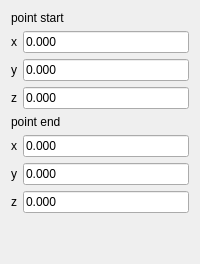
          <widget class="QWidget" name="page">
           <layout class="QGridLayout" name="gridLayout_8">
            <item row="1" column="0">
             <layout class="QGridLayout" name="gridLayout_7">
              <item row="2" column="0">
               <widget class="QLabel" name="label_33">
                <property name="text">
                 <string>y</string>
                </property>
               </widget>
              </item>
              <item row="2" column="1">
               <widget class="QLineEdit" name="lineEdit_line_y_end">
                <property name="text">
                 <string>0.000</string>
                </property>
               </widget>
              </item>
              <item row="3" column="1">
               <widget class="QLineEdit" name="lineEdit_line_z_end">
                <property name="text">
                 <string>0.000</string>
                </property>
               </widget>
              </item>
              <item row="1" column="1">
               <widget class="QLineEdit" name="lineEdit_line_x_end">
                <property name="text">
                 <string>0.000</string>
                </property>
               </widget>
              </item>
              <item row="3" column="0">
               <widget class="QLabel" name="label_34">
                <property name="text">
                 <string>z</string>
                </property>
               </widget>
              </item>
              <item row="1" column="0">
               <widget class="QLabel" name="label_35">
                <property name="text">
                 <string>x</string>
                </property>
               </widget>
              </item>
              <item row="0" column="0" colspan="2">
               <widget class="QLabel" name="label_36">
                <property name="text">
                 <string>point end</string>
                </property>
               </widget>
              </item>
             </layout>
            </item>
            <item row="0" column="0">
             <layout class="QGridLayout" name="gridLayout_4">
              <item row="2" column="0">
               <widget class="QLabel" name="label_24">
                <property name="text">
                 <string>y</string>
                </property>
               </widget>
              </item>
              <item row="2" column="1">
               <widget class="QLineEdit" name="lineEdit_line_y_start">
                <property name="text">
                 <string>0.000</string>
                </property>
               </widget>
              </item>
              <item row="3" column="1">
               <widget class="QLineEdit" name="lineEdit_line_z_start">
                <property name="text">
                 <string>0.000</string>
                </property>
               </widget>
              </item>
              <item row="1" column="1">
               <widget class="QLineEdit" name="lineEdit_line_x_start">
                <property name="text">
                 <string>0.000</string>
                </property>
               </widget>
              </item>
              <item row="3" column="0">
               <widget class="QLabel" name="label_25">
                <property name="text">
                 <string>z</string>
                </property>
               </widget>
              </item>
              <item row="1" column="0">
               <widget class="QLabel" name="label_23">
                <property name="text">
                 <string>x</string>
                </property>
               </widget>
              </item>
              <item row="0" column="0" colspan="2">
               <widget class="QLabel" name="label_22">
                <property name="text">
                 <string>point start</string>
                </property>
               </widget>
              </item>
             </layout>
            </item>
            <item row="2" column="0">
             <spacer name="verticalSpacer_5">
              <property name="orientation">
               <enum>Qt::Vertical</enum>
              </property>
              <property name="sizeHint" stdset="0">
               <size>
                <width>20</width>
                <height>40</height>
               </size>
              </property>
             </spacer>
            </item>
           </layout>
          </widget>
